Frame 1 (no input): blank canvas, image omitted
Frame 60 (the mouse pressed at the canvas centre just before this capture): blank canvas, image omitted
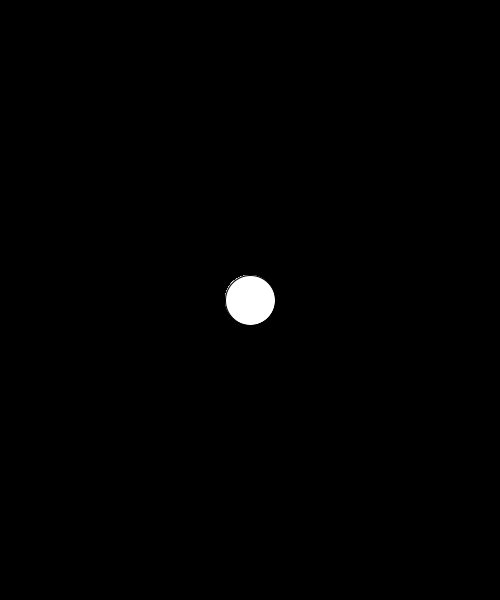
Frame 120 (the mouse held since frame 60 and released just before this capture)

The Processing sketch whose frames 1 and 60 were blank and that drew this single picture after the mouse press (run headless with seeded random() and noise(); from frame 60 on, the mouse is pressed at the canvas centre):

// Processing sketch: w6_06_mousePressed_variable
// ── w6_06_mousePressed_variable.pde
// IMA @ NYU Shanghai
// Interaction Lab
// Mouse & Keyboard Interaction


void setup() {
  size(500,600);
  background(0);
}

void draw() {
  if (mousePressed == true) {
    ellipse(mouseX, mouseY, 50, 50);
  }
}
